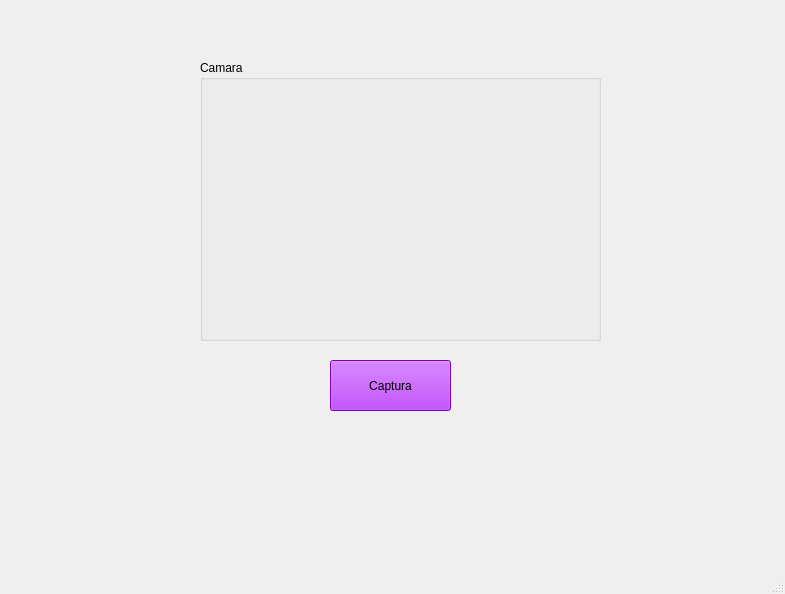
<?xml version="1.0" encoding="UTF-8"?>
<ui version="4.0">
 <class>MainWindow</class>
 <widget class="QMainWindow" name="MainWindow">
  <property name="geometry">
   <rect>
    <x>0</x>
    <y>0</y>
    <width>785</width>
    <height>594</height>
   </rect>
  </property>
  <property name="windowTitle">
   <string>MainWindow</string>
  </property>
  <widget class="QWidget" name="centralwidget">
   <widget class="QGroupBox" name="groupBox">
    <property name="geometry">
     <rect>
      <x>200</x>
      <y>60</y>
      <width>401</width>
      <height>281</height>
     </rect>
    </property>
    <property name="styleSheet">
     <string notr="true"/>
    </property>
    <property name="title">
     <string>Camara</string>
    </property>
    <property name="flat">
     <bool>false</bool>
    </property>
    <widget class="QLabel" name="label">
     <property name="geometry">
      <rect>
       <x>10</x>
       <y>20</y>
       <width>381</width>
       <height>251</height>
      </rect>
     </property>
     <property name="text">
      <string/>
     </property>
     <property name="scaledContents">
      <bool>true</bool>
     </property>
    </widget>
   </widget>
   <widget class="QLabel" name="label_2">
    <property name="geometry">
     <rect>
      <x>0</x>
      <y>0</y>
      <width>801</width>
      <height>561</height>
     </rect>
    </property>
    <property name="text">
     <string/>
    </property>
    <property name="pixmap">
     <pixmap>background.jpg</pixmap>
    </property>
    <property name="scaledContents">
     <bool>true</bool>
    </property>
   </widget>
   <widget class="QPushButton" name="Captura">
    <property name="geometry">
     <rect>
      <x>330</x>
      <y>360</y>
      <width>121</width>
      <height>51</height>
     </rect>
    </property>
    <property name="autoFillBackground">
     <bool>false</bool>
    </property>
    <property name="styleSheet">
     <string notr="true">background-color: rgb(170, 0, 255)</string>
    </property>
    <property name="text">
     <string>Captura</string>
    </property>
   </widget>
   <zorder>label_2</zorder>
   <zorder>groupBox</zorder>
   <zorder>Captura</zorder>
  </widget>
  <widget class="QMenuBar" name="menubar">
   <property name="geometry">
    <rect>
     <x>0</x>
     <y>0</y>
     <width>785</width>
     <height>26</height>
    </rect>
   </property>
  </widget>
  <widget class="QStatusBar" name="statusbar"/>
 </widget>
 <resources/>
 <connections/>
</ui>
